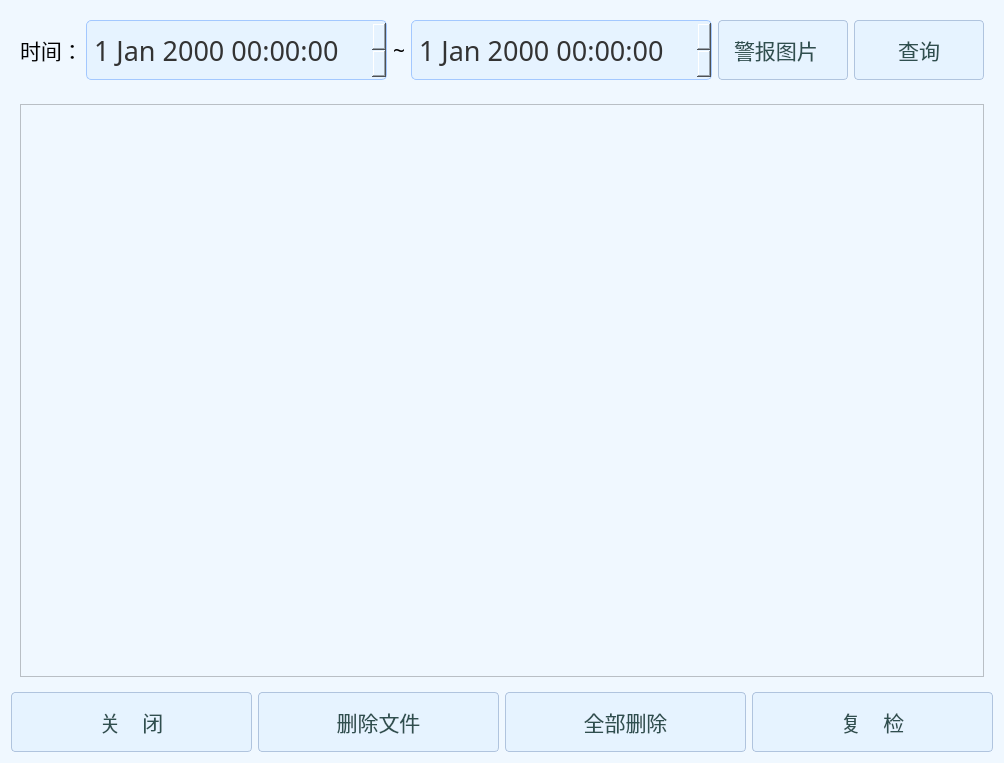
<?xml version="1.0" encoding="UTF-8"?>
<ui version="4.0">
 <class>HistoryFileList</class>
 <widget class="QWidget" name="HistoryFileList">
  <property name="geometry">
   <rect>
    <x>0</x>
    <y>0</y>
    <width>975</width>
    <height>763</height>
   </rect>
  </property>
  <property name="font">
   <font>
    <family>微软雅黑</family>
    <pointsize>16</pointsize>
   </font>
  </property>
  <property name="windowTitle">
   <string>历史文件</string>
  </property>
  <property name="styleSheet">
   <string notr="true">QWidget {
            background-color: #F0F8FF; 
        }
        QPushButton {
            background-color: #E6F3FF;
            border: 1px solid #B0C4DE;
            border-radius: 4px;
            padding: 5px 15px;
            color: #2F4F4F;
            font-size: 16pt;
        }
        QPushButton:hover {
            background-color: #CCE8FF;
        }
        QPushButton:pressed {
            background-color: #B0D8FF;
        }

    </string>
  </property>
  <layout class="QVBoxLayout" name="verticalLayout_2">
   <item>
    <layout class="QVBoxLayout" name="verticalLayout">
     <item>
      <widget class="QWidget" name="widget" native="true">
       <property name="styleSheet">
        <string notr="true"/>
       </property>
       <layout class="QHBoxLayout" name="horizontalLayout">
        <item>
         <widget class="QLabel" name="label">
          <property name="maximumSize">
           <size>
            <width>60</width>
            <height>16777215</height>
           </size>
          </property>
          <property name="font">
           <font>
            <family>微软雅黑</family>
            <pointsize>16</pointsize>
           </font>
          </property>
          <property name="text">
           <string>时间：</string>
          </property>
         </widget>
        </item>
        <item>
         <widget class="QDateTimeEdit" name="date_Start">
          <property name="minimumSize">
           <size>
            <width>0</width>
            <height>60</height>
           </size>
          </property>
          <property name="font">
           <font>
            <family>微软雅黑</family>
            <pointsize>20</pointsize>
           </font>
          </property>
          <property name="styleSheet">
           <string notr="true">QDateTimeEdit {
    background-color: #E6F3FF;  /* 设置背景为淡蓝色 */
    border: 1px solid #A3C8FF;  /* 设置边框为蓝色 */
    border-radius: 5px;         /* 圆角边框 */
    padding: 5px;               /* 设置内边距 */
    color: #333;                /* 设置文本颜色为深灰色 */
 padding-right: 0px; 
}


QDateTimeEdit::up-button {
    image: url(:/up.png);  /* 设置自定义图标路径 */
    border: none;               /* 去掉默认边框 */
    border-radius: 5px;         /* 圆角 */
    width: 30px;                /* 设置按钮宽度 */
    height: 30px;               /* 设置按钮高度 */
    padding: 0px;               /* 去掉按钮内部的内边距 */
    margin-right: 0px;          /* 去掉按钮右边的外边距 */
}
QDateTimeEdit::down-button {
    image: url(:/down.png);  /* 设置自定义图标路径 */
 border: none;               /* 去掉默认边框 */
    border-radius: 5px;         /* 圆角 */
    width: 30px;                /* 设置按钮宽度 */
    height: 30px;               /* 设置按钮高度 */
    padding: 0px;               /* 去掉按钮内部的内边距 */
    margin-right: 0px;          /* 去掉按钮右边的外边距 */
}</string>
          </property>
         </widget>
        </item>
        <item>
         <widget class="QLabel" name="label_2">
          <property name="maximumSize">
           <size>
            <width>30</width>
            <height>16777215</height>
           </size>
          </property>
          <property name="font">
           <font>
            <family>微软雅黑</family>
            <pointsize>16</pointsize>
           </font>
          </property>
          <property name="text">
           <string>~</string>
          </property>
         </widget>
        </item>
        <item>
         <widget class="QDateTimeEdit" name="date_End">
          <property name="minimumSize">
           <size>
            <width>0</width>
            <height>60</height>
           </size>
          </property>
          <property name="font">
           <font>
            <family>微软雅黑</family>
            <pointsize>20</pointsize>
           </font>
          </property>
          <property name="styleSheet">
           <string notr="true">QDateTimeEdit {
    background-color: #E6F3FF;  /* 设置背景为淡蓝色 */
    border: 1px solid #A3C8FF;  /* 设置边框为蓝色 */
    border-radius: 5px;         /* 圆角边框 */
    padding: 5px;               /* 设置内边距 */
    color: #333;                /* 设置文本颜色为深灰色 */
 padding-right: 0px; 
}


QDateTimeEdit::up-button {
    image: url(:/up.png);  /* 设置自定义图标路径 */
    border: none;               /* 去掉默认边框 */
    border-radius: 5px;         /* 圆角 */
    width: 30px;                /* 设置按钮宽度 */
    height: 30px;               /* 设置按钮高度 */
    padding: 0px;               /* 去掉按钮内部的内边距 */
    margin-right: 0px;          /* 去掉按钮右边的外边距 */
}
QDateTimeEdit::down-button {
    image: url(:/down.png);  /* 设置自定义图标路径 */
 border: none;               /* 去掉默认边框 */
    border-radius: 5px;         /* 圆角 */
    width: 30px;                /* 设置按钮宽度 */
    height: 30px;               /* 设置按钮高度 */
    padding: 0px;               /* 去掉按钮内部的内边距 */
    margin-right: 0px;          /* 去掉按钮右边的外边距 */
}</string>
          </property>
         </widget>
        </item>
        <item>
         <widget class="QComboBox" name="comboBox">
          <property name="minimumSize">
           <size>
            <width>130</width>
            <height>60</height>
           </size>
          </property>
          <property name="font">
           <font>
            <family>微软雅黑</family>
            <pointsize>16</pointsize>
           </font>
          </property>
          <property name="styleSheet">
           <string notr="true">QComboBox {
    background-color: #E6F3FF;
    border: 1px solid #B0C4DE;
    border-radius: 4px;
    padding: 5px 15px;
    color: #2F4F4F;
    font-size: 16pt;
}

QComboBox:hover {
    background-color: #CCE8FF;
}

QComboBox:pressed {
    background-color: #B0D8FF;
}

QComboBox::drop-down {
    border: none;
    width: 15px;
}

QComboBox::down-arrow {
   image: url(:/arrow.png);  /* 替换成你的图片路径 */
    width: 22px;
    height: 22px;
}

QComboBox QAbstractItemView {
    background-color: #F0F8FF;
    border: 1px solid #B0C4DE;
    selection-background-color: #CCE8FF;
    selection-color: #2F4F4F;
}</string>
          </property>
          <item>
           <property name="text">
            <string>警报图片</string>
           </property>
          </item>
          <item>
           <property name="text">
            <string>原始数据</string>
           </property>
          </item>
         </widget>
        </item>
        <item>
         <widget class="QPushButton" name="pushButton_2">
          <property name="minimumSize">
           <size>
            <width>130</width>
            <height>60</height>
           </size>
          </property>
          <property name="font">
           <font>
            <family>微软雅黑</family>
            <pointsize>16</pointsize>
           </font>
          </property>
          <property name="text">
           <string>查询</string>
          </property>
         </widget>
        </item>
       </layout>
      </widget>
     </item>
     <item>
      <widget class="QWidget" name="widget_2" native="true">
       <layout class="QHBoxLayout" name="horizontalLayout_2">
        <item>
         <widget class="QTreeView" name="treeView"/>
        </item>
       </layout>
      </widget>
     </item>
     <item>
      <layout class="QHBoxLayout" name="horizontalLayout_3">
       <item>
        <widget class="QPushButton" name="pushButton">
         <property name="minimumSize">
          <size>
           <width>0</width>
           <height>60</height>
          </size>
         </property>
         <property name="font">
          <font>
           <family>微软雅黑</family>
           <pointsize>16</pointsize>
          </font>
         </property>
         <property name="text">
          <string>关    闭</string>
         </property>
        </widget>
       </item>
       <item>
        <widget class="QPushButton" name="pushButton_4">
         <property name="minimumSize">
          <size>
           <width>0</width>
           <height>60</height>
          </size>
         </property>
         <property name="font">
          <font>
           <family>微软雅黑</family>
           <pointsize>16</pointsize>
          </font>
         </property>
         <property name="text">
          <string>删除文件</string>
         </property>
        </widget>
       </item>
       <item>
        <widget class="QPushButton" name="delete_all">
         <property name="minimumSize">
          <size>
           <width>0</width>
           <height>60</height>
          </size>
         </property>
         <property name="font">
          <font>
           <family>微软雅黑</family>
           <pointsize>16</pointsize>
          </font>
         </property>
         <property name="text">
          <string>全部删除</string>
         </property>
        </widget>
       </item>
       <item>
        <widget class="QPushButton" name="pushButton_3">
         <property name="minimumSize">
          <size>
           <width>0</width>
           <height>60</height>
          </size>
         </property>
         <property name="font">
          <font>
           <family>微软雅黑</family>
           <pointsize>16</pointsize>
          </font>
         </property>
         <property name="text">
          <string>复    检</string>
         </property>
        </widget>
       </item>
      </layout>
     </item>
    </layout>
   </item>
  </layout>
 </widget>
 <resources/>
 <connections/>
</ui>
